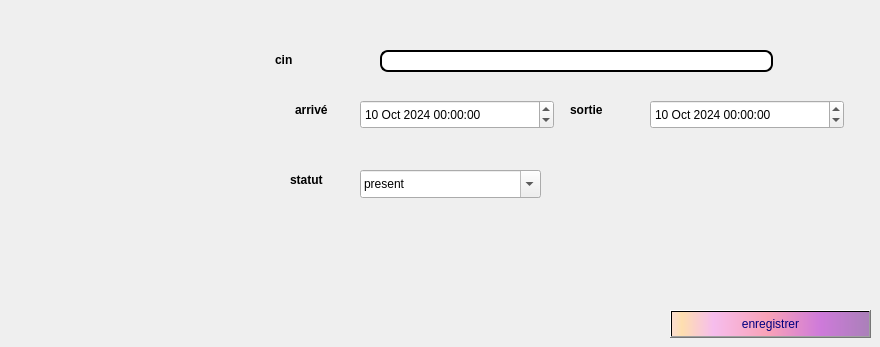
          <widget class="QWidget" name="tab_9">
           <attribute name="title">
            <string>assiduité</string>
           </attribute>
           <widget class="QLabel" name="label_3">
            <property name="geometry">
             <rect>
              <x>275</x>
              <y>50</y>
              <width>81</width>
              <height>20</height>
             </rect>
            </property>
            <property name="font">
             <font>
              <bold>true</bold>
             </font>
            </property>
            <property name="text">
             <string>cin</string>
            </property>
           </widget>
           <widget class="QLabel" name="label_29">
            <property name="geometry">
             <rect>
              <x>295</x>
              <y>100</y>
              <width>61</width>
              <height>20</height>
             </rect>
            </property>
            <property name="font">
             <font>
              <bold>true</bold>
             </font>
            </property>
            <property name="text">
             <string>arrivé</string>
            </property>
           </widget>
           <widget class="QPushButton" name="enregistrer">
            <property name="geometry">
             <rect>
              <x>670</x>
              <y>310</y>
              <width>201</width>
              <height>28</height>
             </rect>
            </property>
            <property name="styleSheet">
             <string notr="true">background-color: qlineargradient(spread:pad, x1:1, y1:0, x2:1, y2:0, stop:0.919598 rgba(255, 0, 111, 255), stop:0.98 rgba(0, 0, 0, 255), stop:1 rgba(235, 148, 61, 255));
color: rgb(0, 0, 127);
background-color: qlineargradient(spread:pad, x1:0, y1:0, x2:1, y2:0, stop:0.0100503 rgba(252, 222, 204, 255), stop:0.0502513 rgba(254, 223, 175, 255), stop:0.211055 rgba(246, 189, 237, 255), stop:0.487437 rgba(249, 162, 183, 255), stop:0.753769 rgba(206, 122, 218, 255), stop:1 rgba(170, 128, 185, 255));</string>
            </property>
            <property name="text">
             <string>enregistrer</string>
            </property>
           </widget>
           <widget class="QLineEdit" name="p_CIN_2">
            <property name="geometry">
             <rect>
              <x>380</x>
              <y>50</y>
              <width>393</width>
              <height>22</height>
             </rect>
            </property>
            <property name="styleSheet">
             <string notr="true">QLineEdit {
padding: 1px;
border-style: solid;
border: 2px solid gray;
border-radius: 8px;
background-color: rgb(255, 255, 255);
border:2px solid #000;
}</string>
            </property>
           </widget>
           <widget class="QLabel" name="label_30">
            <property name="geometry">
             <rect>
              <x>570</x>
              <y>100</y>
              <width>61</width>
              <height>20</height>
             </rect>
            </property>
            <property name="font">
             <font>
              <bold>true</bold>
             </font>
            </property>
            <property name="text">
             <string>sortie</string>
            </property>
           </widget>
           <widget class="QDateTimeEdit" name="date_arrivee">
            <property name="geometry">
             <rect>
              <x>360</x>
              <y>100</y>
              <width>194</width>
              <height>29</height>
             </rect>
            </property>
            <property name="styleSheet">
             <string notr="true">color: rgb(0, 0, 0);</string>
            </property>
            <property name="dateTime">
             <datetime>
              <hour>0</hour>
              <minute>0</minute>
              <second>0</second>
              <year>2024</year>
              <month>10</month>
              <day>10</day>
             </datetime>
            </property>
           </widget>
           <widget class="QDateTimeEdit" name="date_fin">
            <property name="geometry">
             <rect>
              <x>650</x>
              <y>100</y>
              <width>194</width>
              <height>29</height>
             </rect>
            </property>
            <property name="styleSheet">
             <string notr="true">color: rgb(0, 0, 0);</string>
            </property>
            <property name="dateTime">
             <datetime>
              <hour>0</hour>
              <minute>0</minute>
              <second>0</second>
              <year>2024</year>
              <month>10</month>
              <day>10</day>
             </datetime>
            </property>
           </widget>
           <widget class="QLabel" name="label_33">
            <property name="geometry">
             <rect>
              <x>290</x>
              <y>170</y>
              <width>61</width>
              <height>20</height>
             </rect>
            </property>
            <property name="font">
             <font>
              <bold>true</bold>
             </font>
            </property>
            <property name="text">
             <string>statut</string>
            </property>
           </widget>
           <widget class="QComboBox" name="comboBoxStatut">
            <property name="geometry">
             <rect>
              <x>360</x>
              <y>170</y>
              <width>181</width>
              <height>28</height>
             </rect>
            </property>
            <property name="styleSheet">
             <string notr="true">color: rgb(0, 0, 0);</string>
            </property>
            <property name="editable">
             <bool>true</bool>
            </property>
            <property name="currentText">
             <string>present</string>
            </property>
            <property name="placeholderText">
             <string/>
            </property>
            <item>
             <property name="text">
              <string>present</string>
             </property>
            </item>
            <item>
             <property name="text">
              <string>absent</string>
             </property>
            </item>
            <item>
             <property name="text">
              <string>retard</string>
             </property>
            </item>
           </widget>
          </widget>
